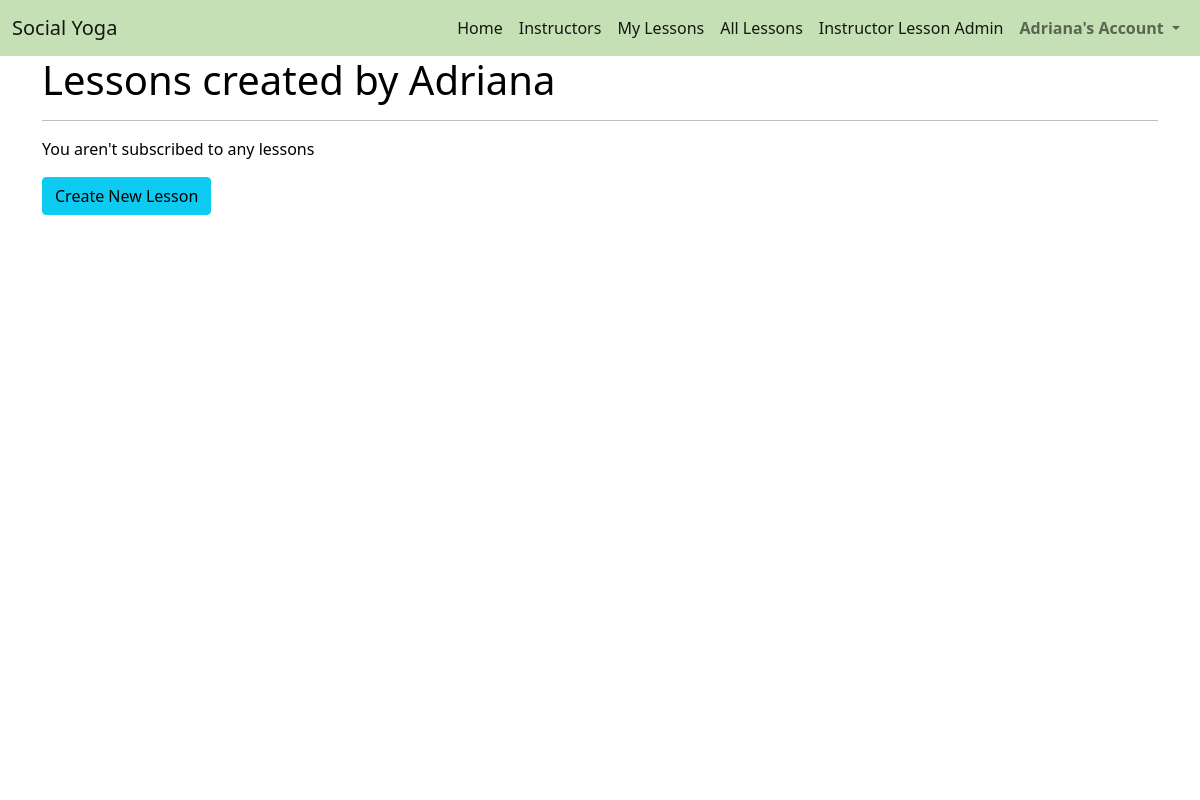
The app's page /lessons/instructor_created_lessons/ (signed in), older data.
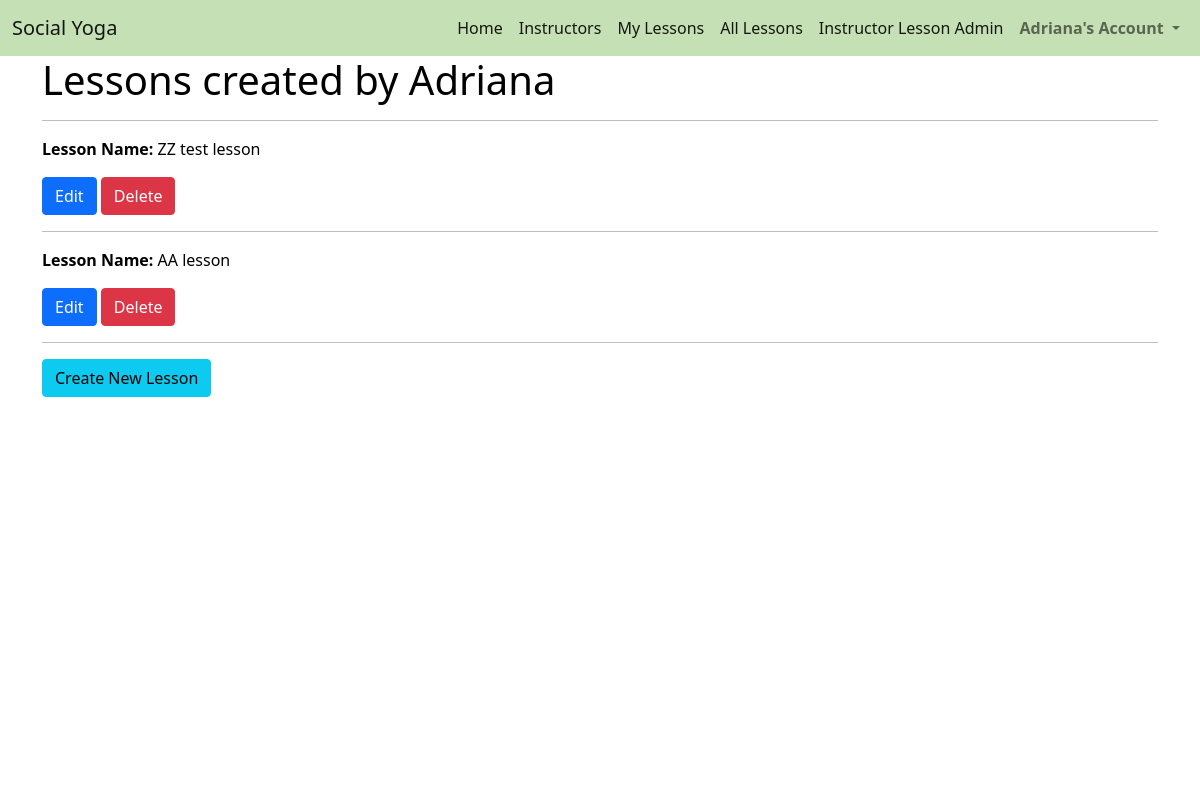
The same page, newer data.
### lessons/models.py (models this page shows, shortened)
class Lesson(models.Model):
    lesson_id = models.CharField(max_length=32, null=False, editable=False)
    instructor_profile = models.ForeignKey(UserProfile, on_delete=models.SET_NULL,
                                        null=True, blank=True, related_name='lessons')
    lesson_name = models.CharField(max_length=32, null=False, editable=True)
    card_description = models.TextField(max_length=512)
    description = models.TextField(max_length=254)
    url = models.URLField(max_length=1024, null=False, blank=False)
    image = models.ImageField(null=True, blank=True, upload_to='lesson_images/')
    image_url = models.URLField(max_length=1024, null=True, blank=True)
    rating = models.DecimalField(max_digits=5, decimal_places=0, null=True, blank=True)
    yoga_style = models.CharField(max_length=50, default='Yoga', null=False, blank=False)

### lessons/views.py (the view)
# urls.py: path('instructor_created_lessons/', views.instructor_created_lessons, name='instructor_created_lessons'),
def instructor_created_lessons(request):
    profile = get_object_or_404(UserProfile, user=request.user)
    template = 'lessons/instructor_created_lessons.html'
    instructor_created_lessons = Lesson.objects.filter(instructor_profile=profile)
    context = {
        'profile': profile,
        'instructor_created_lessons': instructor_created_lessons,
    }
    return render(request, template, context)

### profiles/models.py (called while the page is built)
    def __str__(self):
        return self.user.username

### lessons/templates/lessons/instructor_created_lessons.html (shortened to what this page needs)
{% extends "base.html" %}
{% load static %}
{% block content %}
    <div class="overlay"></div>
    <div class="container h-100">
        <div class="row h-100">
            <div class="col">
                <h1>Lessons created by {{ profile }}</h1>
                <hr>
                {% if instructor_created_lessons %}
                    {% for lesson in instructor_created_lessons %}
                        <p><strong>Lesson Name:</strong> {{ lesson.lesson_name }}</p>
                        <span>
                            <a class="btn btn-primary" href="{% url 'edit_lesson' lesson.lesson_id %}" role="button">Edit</a>
                            <a class="btn btn-danger" href="{% url 'delete_instructor_created_lesson' lesson.lesson_id %}" role="button">Delete</a>
                        </span>
                        <hr>
                    {% endfor %}
                {% else %}
                    <p>You aren't subscribed to any lessons</p>
                {% endif %}
                <a class="btn btn-info" href="{% url 'create_lesson' %}" role="button">Create New Lesson</a>
            </div>
        </div>
    </div>
{% endblock %}

Row changes from the older to the newer data that the page shows:
added Lesson: lesson_name "ZZ test lesson"
added Lesson: lesson_name "AA lesson"
Text that changed along with them:
text no longer shown: "You aren't subscribed to any lessons"
